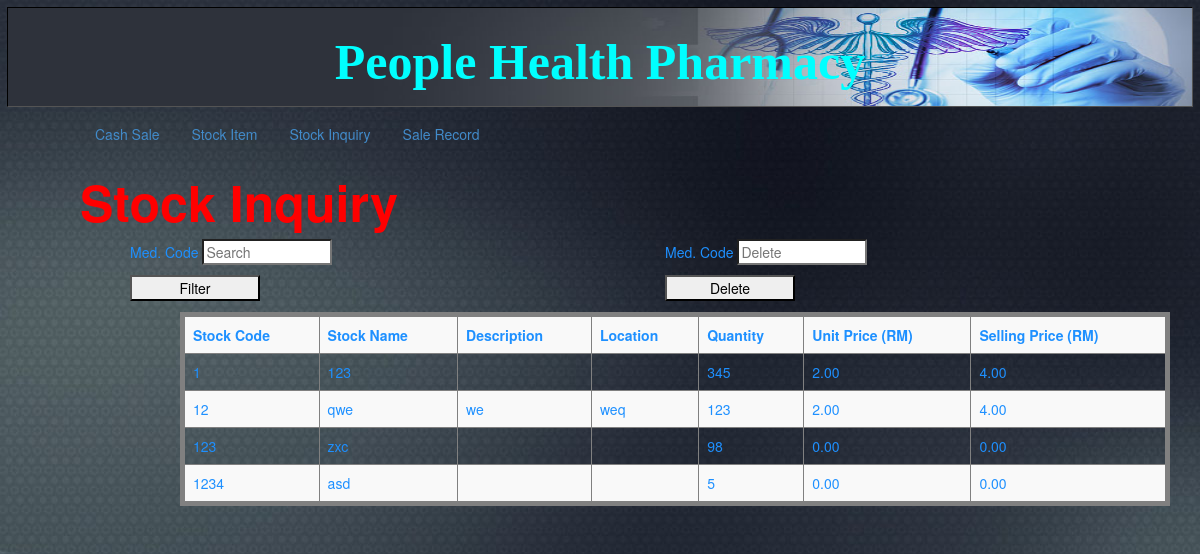
The page /inquiry.php on the database as committed earlier.
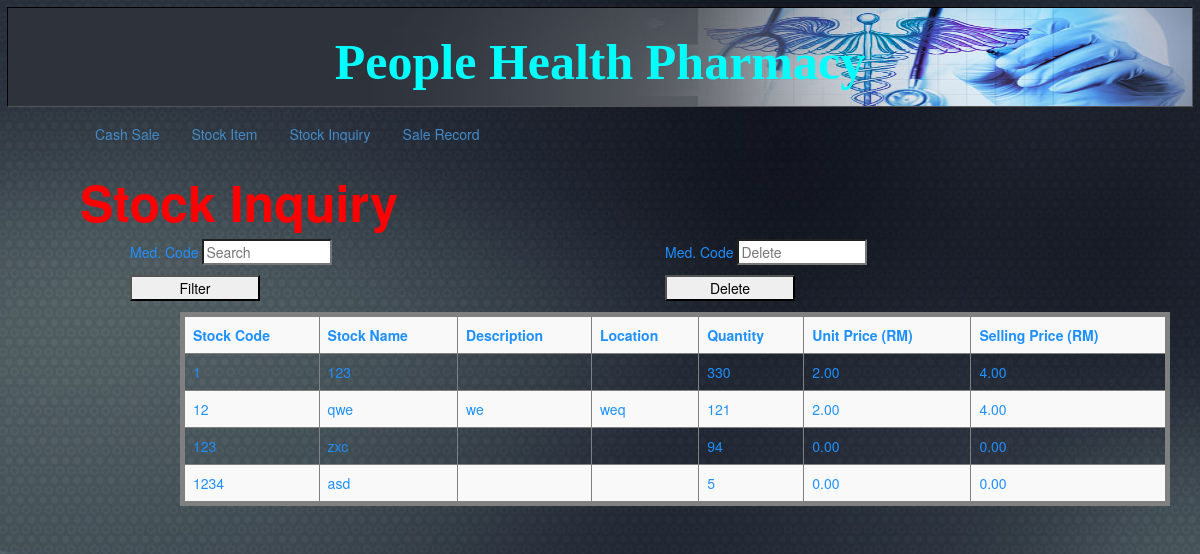
The same page on the database as committed later.
### tables this page shows
CREATE TABLE `stock_item` (
  `stock_code` int(8) NOT NULL,
  `stock_name` varchar(255) NOT NULL,
  `description` text NOT NULL,
  `location` text NOT NULL,
  `quantity` int(4) NOT NULL,
  `costing` decimal(10,2) NOT NULL,
  `selling` decimal(10,2) NOT NULL
);

### inquiry.php (the view, shortened to what this page needs)
<?php
if(isset($_POST['search']))
{
    $stockToSearch = $_POST['stockToSearch'];
    $query = "SELECT * FROM `stock_item` WHERE CONCAT(`stock_code`, `stock_name`, `description`, `location`, `quantity`, `costing`, `selling`) LIKE '%".$stockToSearch."%'";
    $search_result = filterTable($query);
}
 else {
    $query = "SELECT * FROM `stock_item`";
    $search_result = filterTable($query);
}
function filterTable($query)
{
    $connect = mysqli_connect("localhost", "root", "", "srs_db");
    $filter_Result = mysqli_query($connect, $query);
    return $filter_Result;
}
?>
<!DOCTYPE html>
<html lang="en" data-ng-app='myApp'>
<head>
	 <link href="css/bootstrap.min.css" rel="stylesheet" />
    <link href="css/style.css" rel="stylesheet" />
</head>
<body>
    <header>
        <h1 id="shopname">People Health Pharmacy</h1>
    </header>
    <div class="container">
        <?php
			include("header.php");
		?>
    <form action="inquiry.php" method="post">
    <div>
        <h1>Stock Inquiry</h1>
		<div class="row">
            <div class="col-sm-6">
                <p>Med. Code <input type="text" name="stockToSearch" placeholder="Search"></p>
                <p><input type="submit" name="search" value="Filter" /></p>
            </div>
			<div class="col-sm-6">
                <p>Med. Code <input type="text" name="toDelete" placeholder="Delete"></p>
                <p><input type="submit" name="delete" value="Delete" /></p>
            </div>
			<div class="col-sm-4">
            </div>
        </div>
		<div class="row">
			<div class="col-sm-12">
				<div class="table-responsive">
					<table class="table table-striped table-hover" border="5" cellpadding="5" cellspacing="0" style="border-collapse: collapse" bordercolor="#808080" width="100&#37">
							<tr>
								<th>Stock Code</th>
								<th>Stock Name</th>
								<th>Description</th>
								<th>Location</th>
								<th>Quantity</th>
								<th>Unit Price (RM)</th>
								<th>Selling Price (RM)</th>
							</tr>
						<?php
                            while($row = mysqli_fetch_array($search_result)):
                        ?>
							<tr>
								<td><?php
                                echo $row['stock_code'];
                            ?></td>
                            <td><?php
                                echo $row['stock_name'];
                            ?></td>
                            <td><?php
                                echo $row['description'];
                            ?></td>
                                <td><?php
                                echo $row['location'];
                            ?></td>
                            <td><?php
                                echo $row['quantity'];
                                ?>
                                </td>
                            <td><?php
                                echo $row['costing'];
                            ?></td>
                                <td><?php
                                echo $row['selling'];
                            ?></td>
							</tr>
                        <?php
                            endwhile;
                        ?>
					</table>
				</div>
			</div>
		</div>
    </div>
    </form>
    </div>
</body>
</html>

Rows that differ between the two databases and show on the page:
changed stock_item id 1: quantity "345" → "330"
changed stock_item "qwe": quantity "123" → "121"
changed stock_item "zxc": quantity "98" → "94"
